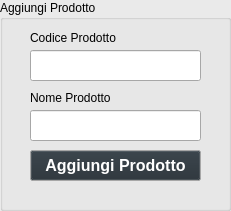
     <widget class="QGroupBox" name="groupBox">
      <property name="geometry">
       <rect>
        <x>50</x>
        <y>100</y>
        <width>231</width>
        <height>211</height>
       </rect>
      </property>
      <property name="palette">
       <palette>
        <active>
         <colorrole role="WindowText">
          <brush brushstyle="SolidPattern">
           <color alpha="255">
            <red>0</red>
            <green>0</green>
            <blue>0</blue>
           </color>
          </brush>
         </colorrole>
         <colorrole role="Button">
          <brush brushstyle="SolidPattern">
           <color alpha="255">
            <red>234</red>
            <green>234</green>
            <blue>234</blue>
           </color>
          </brush>
         </colorrole>
         <colorrole role="Light">
          <brush brushstyle="SolidPattern">
           <color alpha="255">
            <red>255</red>
            <green>255</green>
            <blue>255</blue>
           </color>
          </brush>
         </colorrole>
         <colorrole role="Midlight">
          <brush brushstyle="SolidPattern">
           <color alpha="255">
            <red>244</red>
            <green>244</green>
            <blue>244</blue>
           </color>
          </brush>
         </colorrole>
         <colorrole role="Dark">
          <brush brushstyle="SolidPattern">
           <color alpha="255">
            <red>117</red>
            <green>117</green>
            <blue>117</blue>
           </color>
          </brush>
         </colorrole>
         <colorrole role="Mid">
          <brush brushstyle="SolidPattern">
           <color alpha="255">
            <red>156</red>
            <green>156</green>
            <blue>156</blue>
           </color>
          </brush>
         </colorrole>
         <colorrole role="Text">
          <brush brushstyle="SolidPattern">
           <color alpha="255">
            <red>0</red>
            <green>0</green>
            <blue>0</blue>
           </color>
          </brush>
         </colorrole>
         <colorrole role="BrightText">
          <brush brushstyle="SolidPattern">
           <color alpha="255">
            <red>255</red>
            <green>255</green>
            <blue>255</blue>
           </color>
          </brush>
         </colorrole>
         <colorrole role="ButtonText">
          <brush brushstyle="SolidPattern">
           <color alpha="255">
            <red>0</red>
            <green>0</green>
            <blue>0</blue>
           </color>
          </brush>
         </colorrole>
         <colorrole role="Base">
          <brush brushstyle="SolidPattern">
           <color alpha="255">
            <red>255</red>
            <green>255</green>
            <blue>255</blue>
           </color>
          </brush>
         </colorrole>
         <colorrole role="Window">
          <brush brushstyle="SolidPattern">
           <color alpha="255">
            <red>234</red>
            <green>234</green>
            <blue>234</blue>
           </color>
          </brush>
         </colorrole>
         <colorrole role="Shadow">
          <brush brushstyle="SolidPattern">
           <color alpha="255">
            <red>0</red>
            <green>0</green>
            <blue>0</blue>
           </color>
          </brush>
         </colorrole>
         <colorrole role="AlternateBase">
          <brush brushstyle="SolidPattern">
           <color alpha="255">
            <red>244</red>
            <green>244</green>
            <blue>244</blue>
           </color>
          </brush>
         </colorrole>
         <colorrole role="ToolTipBase">
          <brush brushstyle="SolidPattern">
           <color alpha="255">
            <red>255</red>
            <green>255</green>
            <blue>220</blue>
           </color>
          </brush>
         </colorrole>
         <colorrole role="ToolTipText">
          <brush brushstyle="SolidPattern">
           <color alpha="255">
            <red>0</red>
            <green>0</green>
            <blue>0</blue>
           </color>
          </brush>
         </colorrole>
         <colorrole role="PlaceholderText">
          <brush brushstyle="SolidPattern">
           <color alpha="127">
            <red>0</red>
            <green>0</green>
            <blue>0</blue>
           </color>
          </brush>
         </colorrole>
         <colorrole role="Accent">
          <brush brushstyle="SolidPattern">
           <color alpha="255">
            <red>255</red>
            <green>255</green>
            <blue>255</blue>
           </color>
          </brush>
         </colorrole>
        </active>
        <inactive>
         <colorrole role="WindowText">
          <brush brushstyle="SolidPattern">
           <color alpha="255">
            <red>0</red>
            <green>0</green>
            <blue>0</blue>
           </color>
          </brush>
         </colorrole>
         <colorrole role="Button">
          <brush brushstyle="SolidPattern">
           <color alpha="255">
            <red>234</red>
            <green>234</green>
            <blue>234</blue>
           </color>
          </brush>
         </colorrole>
         <colorrole role="Light">
          <brush brushstyle="SolidPattern">
           <color alpha="255">
            <red>255</red>
            <green>255</green>
            <blue>255</blue>
           </color>
          </brush>
         </colorrole>
         <colorrole role="Midlight">
          <brush brushstyle="SolidPattern">
           <color alpha="255">
            <red>244</red>
            <green>244</green>
            <blue>244</blue>
           </color>
          </brush>
         </colorrole>
         <colorrole role="Dark">
          <brush brushstyle="SolidPattern">
           <color alpha="255">
            <red>117</red>
            <green>117</green>
            <blue>117</blue>
           </color>
          </brush>
         </colorrole>
         <colorrole role="Mid">
          <brush brushstyle="SolidPattern">
           <color alpha="255">
            <red>156</red>
            <green>156</green>
            <blue>156</blue>
           </color>
          </brush>
         </colorrole>
         <colorrole role="Text">
          <brush brushstyle="SolidPattern">
           <color alpha="255">
            <red>0</red>
            <green>0</green>
            <blue>0</blue>
           </color>
          </brush>
         </colorrole>
         <colorrole role="BrightText">
          <brush brushstyle="SolidPattern">
           <color alpha="255">
            <red>255</red>
            <green>255</green>
            <blue>255</blue>
           </color>
          </brush>
         </colorrole>
         <colorrole role="ButtonText">
          <brush brushstyle="SolidPattern">
           <color alpha="255">
            <red>0</red>
            <green>0</green>
            <blue>0</blue>
           </color>
          </brush>
         </colorrole>
         <colorrole role="Base">
          <brush brushstyle="SolidPattern">
           <color alpha="255">
            <red>255</red>
            <green>255</green>
            <blue>255</blue>
           </color>
          </brush>
         </colorrole>
         <colorrole role="Window">
          <brush brushstyle="SolidPattern">
           <color alpha="255">
            <red>234</red>
            <green>234</green>
            <blue>234</blue>
           </color>
          </brush>
         </colorrole>
         <colorrole role="Shadow">
          <brush brushstyle="SolidPattern">
           <color alpha="255">
            <red>0</red>
            <green>0</green>
            <blue>0</blue>
           </color>
          </brush>
         </colorrole>
         <colorrole role="AlternateBase">
          <brush brushstyle="SolidPattern">
           <color alpha="255">
            <red>244</red>
            <green>244</green>
            <blue>244</blue>
           </color>
          </brush>
         </colorrole>
         <colorrole role="ToolTipBase">
          <brush brushstyle="SolidPattern">
           <color alpha="255">
            <red>255</red>
            <green>255</green>
            <blue>220</blue>
           </color>
          </brush>
         </colorrole>
         <colorrole role="ToolTipText">
          <brush brushstyle="SolidPattern">
           <color alpha="255">
            <red>0</red>
            <green>0</green>
            <blue>0</blue>
           </color>
          </brush>
         </colorrole>
         <colorrole role="PlaceholderText">
          <brush brushstyle="SolidPattern">
           <color alpha="127">
            <red>0</red>
            <green>0</green>
            <blue>0</blue>
           </color>
          </brush>
         </colorrole>
         <colorrole role="Accent">
          <brush brushstyle="SolidPattern">
           <color alpha="255">
            <red>255</red>
            <green>255</green>
            <blue>255</blue>
           </color>
          </brush>
         </colorrole>
        </inactive>
        <disabled>
         <colorrole role="WindowText">
          <brush brushstyle="SolidPattern">
           <color alpha="255">
            <red>117</red>
            <green>117</green>
            <blue>117</blue>
           </color>
          </brush>
         </colorrole>
         <colorrole role="Button">
          <brush brushstyle="SolidPattern">
           <color alpha="255">
            <red>234</red>
            <green>234</green>
            <blue>234</blue>
           </color>
          </brush>
         </colorrole>
         <colorrole role="Light">
          <brush brushstyle="SolidPattern">
           <color alpha="255">
            <red>255</red>
            <green>255</green>
            <blue>255</blue>
           </color>
          </brush>
         </colorrole>
         <colorrole role="Midlight">
          <brush brushstyle="SolidPattern">
           <color alpha="255">
            <red>244</red>
            <green>244</green>
            <blue>244</blue>
           </color>
          </brush>
         </colorrole>
         <colorrole role="Dark">
          <brush brushstyle="SolidPattern">
           <color alpha="255">
            <red>117</red>
            <green>117</green>
            <blue>117</blue>
           </color>
          </brush>
         </colorrole>
         <colorrole role="Mid">
          <brush brushstyle="SolidPattern">
           <color alpha="255">
            <red>156</red>
            <green>156</green>
            <blue>156</blue>
           </color>
          </brush>
         </colorrole>
         <colorrole role="Text">
          <brush brushstyle="SolidPattern">
           <color alpha="255">
            <red>117</red>
            <green>117</green>
            <blue>117</blue>
           </color>
          </brush>
         </colorrole>
         <colorrole role="BrightText">
          <brush brushstyle="SolidPattern">
           <color alpha="255">
            <red>255</red>
            <green>255</green>
            <blue>255</blue>
           </color>
          </brush>
         </colorrole>
         <colorrole role="ButtonText">
          <brush brushstyle="SolidPattern">
           <color alpha="255">
            <red>117</red>
            <green>117</green>
            <blue>117</blue>
           </color>
          </brush>
         </colorrole>
         <colorrole role="Base">
          <brush brushstyle="SolidPattern">
           <color alpha="255">
            <red>234</red>
            <green>234</green>
            <blue>234</blue>
           </color>
          </brush>
         </colorrole>
         <colorrole role="Window">
          <brush brushstyle="SolidPattern">
           <color alpha="255">
            <red>234</red>
            <green>234</green>
            <blue>234</blue>
           </color>
          </brush>
         </colorrole>
         <colorrole role="Shadow">
          <brush brushstyle="SolidPattern">
           <color alpha="255">
            <red>0</red>
            <green>0</green>
            <blue>0</blue>
           </color>
          </brush>
         </colorrole>
         <colorrole role="AlternateBase">
          <brush brushstyle="SolidPattern">
           <color alpha="255">
            <red>234</red>
            <green>234</green>
            <blue>234</blue>
           </color>
          </brush>
         </colorrole>
         <colorrole role="ToolTipBase">
          <brush brushstyle="SolidPattern">
           <color alpha="255">
            <red>255</red>
            <green>255</green>
            <blue>220</blue>
           </color>
          </brush>
         </colorrole>
         <colorrole role="ToolTipText">
          <brush brushstyle="SolidPattern">
           <color alpha="255">
            <red>0</red>
            <green>0</green>
            <blue>0</blue>
           </color>
          </brush>
         </colorrole>
         <colorrole role="PlaceholderText">
          <brush brushstyle="SolidPattern">
           <color alpha="127">
            <red>117</red>
            <green>117</green>
            <blue>117</blue>
           </color>
          </brush>
         </colorrole>
         <colorrole role="Accent">
          <brush brushstyle="SolidPattern">
           <color alpha="255">
            <red>255</red>
            <green>255</green>
            <blue>255</blue>
           </color>
          </brush>
         </colorrole>
        </disabled>
       </palette>
      </property>
      <property name="autoFillBackground">
       <bool>true</bool>
      </property>
      <property name="title">
       <string>Aggiungi Prodotto</string>
      </property>
      <property name="flat">
       <bool>true</bool>
      </property>
      <widget class="QPushButton" name="btnAggProd">
       <property name="geometry">
        <rect>
         <x>30</x>
         <y>150</y>
         <width>171</width>
         <height>31</height>
        </rect>
       </property>
       <property name="palette">
        <palette>
         <active>
          <colorrole role="Button">
           <brush brushstyle="SolidPattern">
            <color alpha="255">
             <red>37</red>
             <green>46</green>
             <blue>53</blue>
            </color>
           </brush>
          </colorrole>
          <colorrole role="ButtonText">
           <brush brushstyle="SolidPattern">
            <color alpha="255">
             <red>255</red>
             <green>255</green>
             <blue>255</blue>
            </color>
           </brush>
          </colorrole>
          <colorrole role="Base">
           <brush brushstyle="SolidPattern">
            <color alpha="255">
             <red>37</red>
             <green>46</green>
             <blue>53</blue>
            </color>
           </brush>
          </colorrole>
         </active>
         <inactive>
          <colorrole role="Button">
           <brush brushstyle="SolidPattern">
            <color alpha="255">
             <red>37</red>
             <green>46</green>
             <blue>53</blue>
            </color>
           </brush>
          </colorrole>
          <colorrole role="ButtonText">
           <brush brushstyle="SolidPattern">
            <color alpha="255">
             <red>255</red>
             <green>255</green>
             <blue>255</blue>
            </color>
           </brush>
          </colorrole>
          <colorrole role="Base">
           <brush brushstyle="SolidPattern">
            <color alpha="255">
             <red>37</red>
             <green>46</green>
             <blue>53</blue>
            </color>
           </brush>
          </colorrole>
         </inactive>
         <disabled>
          <colorrole role="Button">
           <brush brushstyle="SolidPattern">
            <color alpha="255">
             <red>37</red>
             <green>46</green>
             <blue>53</blue>
            </color>
           </brush>
          </colorrole>
         </disabled>
        </palette>
       </property>
       <property name="font">
        <font>
         <family>Arial</family>
         <pointsize>12</pointsize>
         <bold>true</bold>
        </font>
       </property>
       <property name="text">
        <string>Aggiungi Prodotto</string>
       </property>
      </widget>
      <widget class="QLineEdit" name="txtCodiceP">
       <property name="geometry">
        <rect>
         <x>30</x>
         <y>50</y>
         <width>171</width>
         <height>31</height>
        </rect>
       </property>
      </widget>
      <widget class="QLabel" name="label_6">
       <property name="geometry">
        <rect>
         <x>30</x>
         <y>30</y>
         <width>91</width>
         <height>16</height>
        </rect>
       </property>
       <property name="text">
        <string>Codice Prodotto</string>
       </property>
      </widget>
      <widget class="QLabel" name="label_11">
       <property name="geometry">
        <rect>
         <x>30</x>
         <y>90</y>
         <width>91</width>
         <height>16</height>
        </rect>
       </property>
       <property name="text">
        <string>Nome Prodotto</string>
       </property>
      </widget>
      <widget class="QLineEdit" name="txtNomeP">
       <property name="geometry">
        <rect>
         <x>30</x>
         <y>110</y>
         <width>171</width>
         <height>31</height>
        </rect>
       </property>
      </widget>
     </widget>
